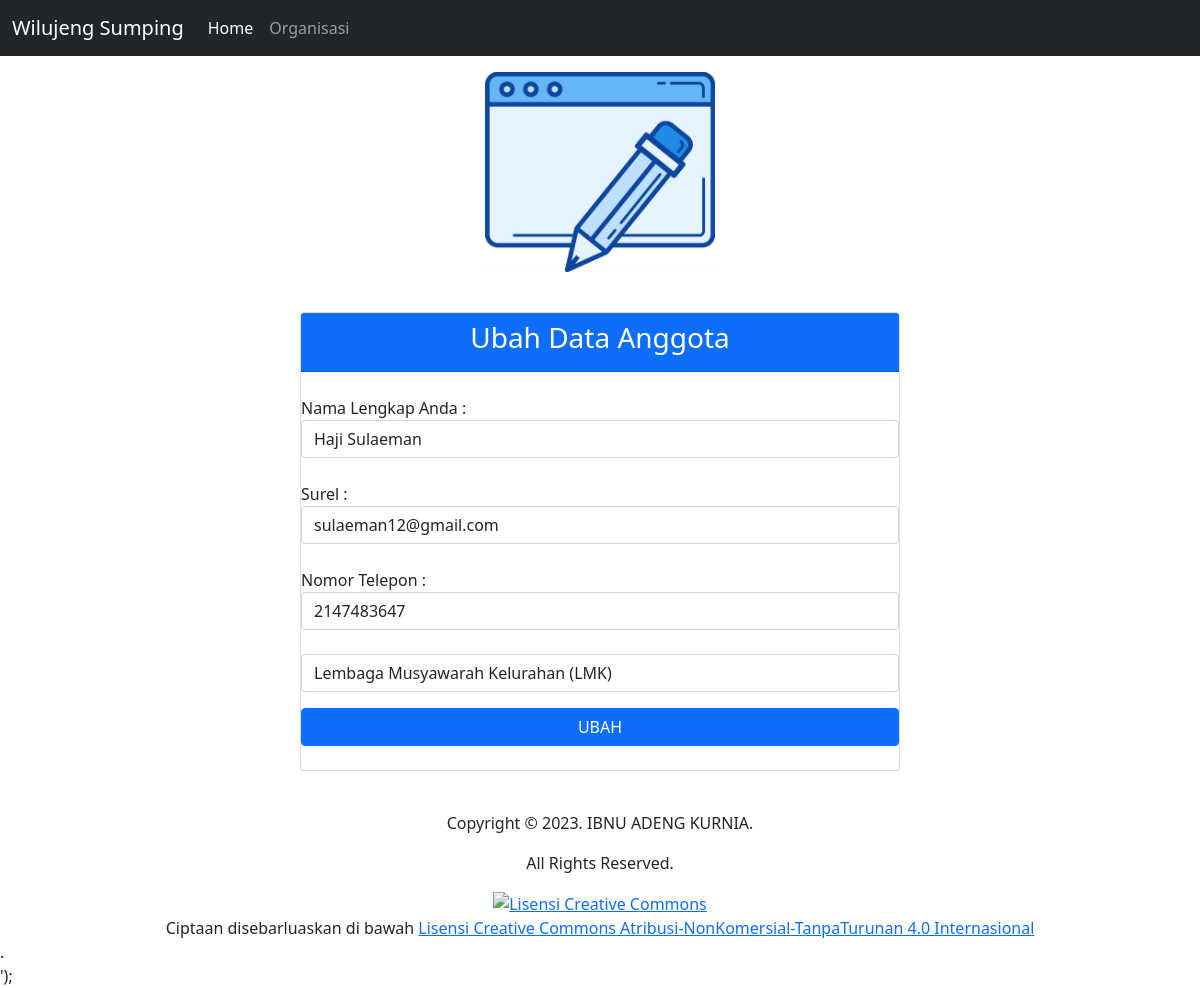
The page /sc/index.php?editForm=15 on the database its author committed.
### tables this page shows
CREATE TABLE `members` (
  `id` bigint(20) NOT NULL,
  `name` varchar(255) NOT NULL,
  `email` varchar(255) NOT NULL,
  `phone` int(13) NOT NULL,
  `join_date` date NOT NULL DEFAULT current_timestamp(),
  `id_club` bigint(20) NOT NULL DEFAULT 1
);

### sc/controllers/Members.controller.php (called while the page is built, shortened)
<?php
include_once("models/Members.class.php");
include_once("models/Club.class.php");
include_once("views/Members.view.php");
class MembersController {
  private $members;
  private $club;
  function __construct(){
    $this->members = new Members(Conf::$db_host, Conf::$db_user, Conf::$db_pass, Conf::$db_name);
    $this->club = new Club(Conf::$db_host, Conf::$db_user, Conf::$db_pass, Conf::$db_name);
  }
  public function editForm($id) {
    $this->members->open();
    $this->club->open();
    $this->members->getMembers();
    $this->club->getClub();
    $data = array();
    while($row = $this->members->getResult()){
      array_push($data, $row);
    }
    $dataClub = array();
    while($row = $this->club->getResult()){
      array_push($dataClub, $row);
    }
    $view = new MembersView();
    $view->editMember($id, $data, $dataClub);
  }
}

### sc/views/Members.view.php (the view, shortened to what this page needs)
<?php
class MembersView
{
    public function editMember($idMember, $data, $dataClub)
    {
        $dataMember = null;
        $clubMember = 0;
        foreach($data as $val)
        {
            list($id, $name, $email, $phone, $join_date, $id_club) = $val;
            if($idMember == $id)
            {
                $dataMember .=
                "<input type='hidden' name='id_edit' value='$id' class='form-control'> <br>
                <label> Nama Lengkap Anda : </label>
                <input type='text' name='tname' value='$name' class='form-control'> <br>
                <label> Surel : </label>
                <input type='text' name='temail' value='$email' class='form-control'> <br>
                <label> Nomor Telepon : </label>
                <input type='text' name='tphone' value='$phone' class='form-control'> <br>
            ";
            $clubMember = $id_club;
            break;
            }
        }
        $listClub = null;
        foreach ($dataClub as $val) {
            list($id, $nama) = $val;
            if($id == $clubMember)
            {
                $listClub .= "<option selected value='" . $id . "'>" . $nama . "</option>";
            }
            else
            {
                $listClub .= "<option value='" . $id . "'>" . $nama . "</option>";
            }
        }
    }
}

### rows shown on the page
members: tname "Haji Sulaeman", temail "sulaeman12@gmail.com", tphone "2147483647"
